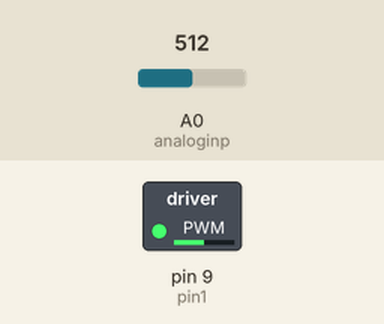
Recording of a sketch running on a simulated Arduino Uno, built with avr-gcc and run on an emulated ATmega328P. Shown: switched loads named in the sketch (green lamp = pin HIGH). Inputs (shaded band) come from the test bench; at power-on: A0 (analoginp) = 512.

Above: at 1.2 s.
1.3 s: A0 (analoginp) set to 716
At 1.8 s:
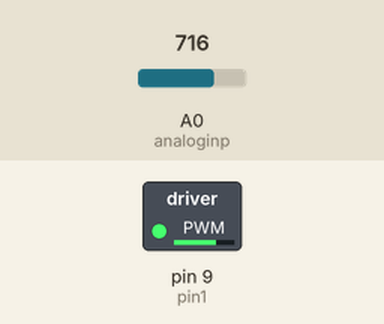
2.8 s: A0 (analoginp) set to 900
At 4.0 s:
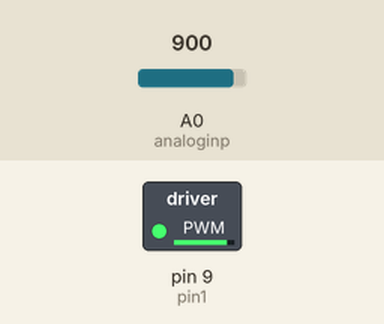
4.3 s: A0 (analoginp) set to 122
At 5.3 s:
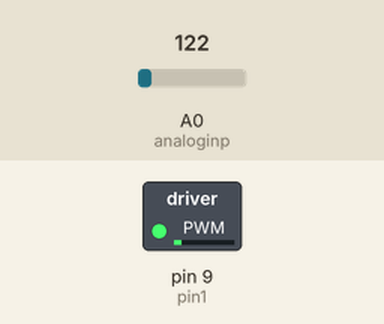
5.8 s: A0 (analoginp) set to 0
At 6.4 s:
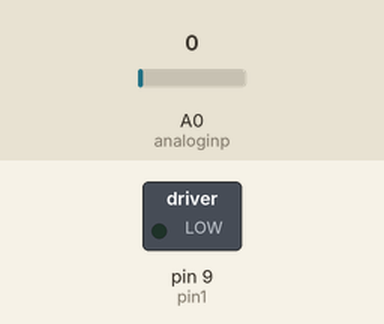
7.3 s: A0 (analoginp) set to 511
At 7.6 s:
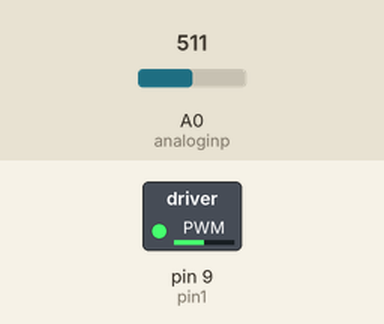
Timing chart, 0 to 9.8 s (numbered marks = the images above; inputs shaded):
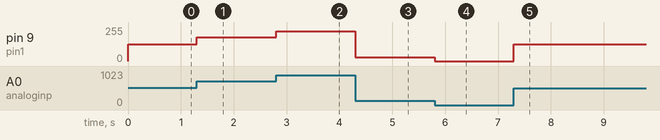

The sketch:

1_DCMotorAndPotentiometer.ino
```cpp
//This circuit uses a potentiometer to adjust the speed(rpm)of the DC motor
int pin1 = 9;
int analoginp = A0;

void setup() {
  pinMode(pin1, OUTPUT);
  Serial.begin(9600);
}

void loop() {
  int sensorVal = analogRead(analoginp);
  int pwmVal = map(sensorVal, 0, 1023, 0, 255);

  analogWrite(pin1, pwmVal);
}
```

Measured:
- after the input at 1.3 s, pin 9 (pin1): 127/255 → 178/255 at once
- after the input at 2.8 s, pin 9 (pin1): 178/255 → 224/255 at once
- after the input at 4.3 s, pin 9 (pin1): 224/255 → 30/255 at once
- after the input at 5.8 s, pin 9 (pin1): 30/255 → 0/255 at once
- after the input at 7.3 s, pin 9 (pin1): 0/255 → 127/255 at once
